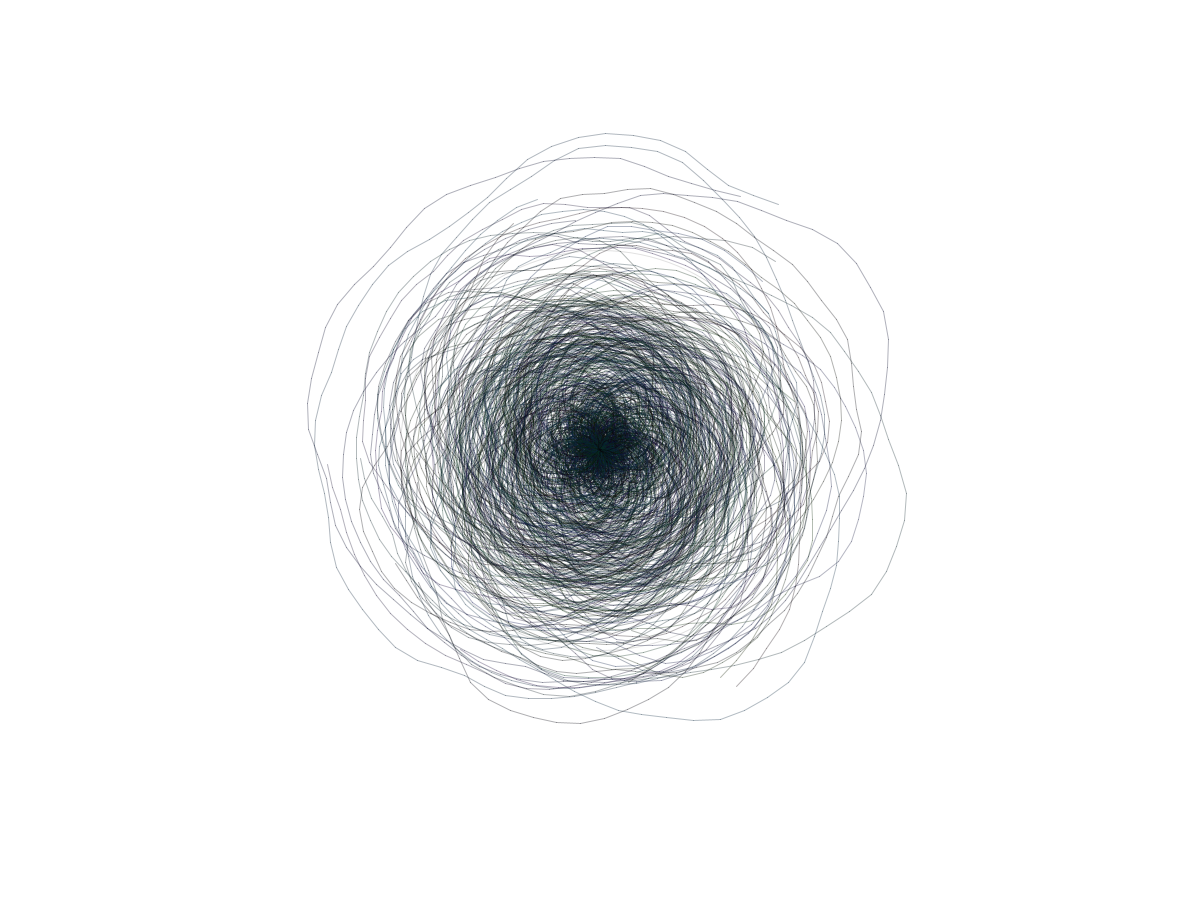
Frame 1 (no input)
Frame 60 (the mouse pressed at the canvas centre just before this capture): identical to frame 1, image omitted
Frame 120 (the mouse held since frame 60 and released just before this capture): identical to frame 1, image omitted

The Processing sketch that drew this single still picture (run headless with seeded random() and noise(); from frame 60 on, the mouse is pressed at the canvas centre):

// Processing sketch: circle
// ── circle.pde
void setup(){
  size(1200, 900);
  background(255);
  strokeWeight(1);
  smooth();
  
  stroke(0, 30);
  noFill();
  justCircle();
  
  noiseSpiral();
  
}

void draw(){
  
}

void justCircle(){
  float radius = 200;
  int centX = width/2;
  int centY = height/2;
  ellipse(centX, centY, radius*2, radius*2);
}

void dotCircle(){
  float radius = 200;
  float x, y;
  int centX = width/2;
  int centY = height/2;
  
  for(float angle = 0; angle <= 360; angle += 3){
     float rad = radians(angle);
     x = centX + (radius * cos(rad));
     y = centY + (radius * sin(rad));
     point(x, y);
  }
}

void spiral(){
  float radius = 50;
  float x, y;
  int centX = width/2;
  int centY = height/2;
  float lastX = -999;
  float lastY = -999;
  
  for(float angle = 0; angle <= 1440; angle += 3){
    radius += 0.5;
    float rad = radians(angle);
    x = centX + (radius * cos(rad));
    y = centY + (radius * sin(rad));
    if(lastX > -999){
      line(x, y, lastX, lastY);
    }
    lastX = x;
    lastY = y;
  }
}

void noiseSpiral(){
  float x, y;
  int centX = width/2;
  int centY = height/2;
  
  for(int i = 0; i < 100; i++){
    float lastX = -999;
    float lastY = -999;
    float radiusNoise = random(10);
    float radius = 10;
    stroke(random(20), random(50), random(70), 80);
    int startAngle = int(random(360));
    int endAngle = 1440 + int(random(1440));
    int angleStep = 5 + int(random(3));
    
    for(float angle = startAngle; angle <= endAngle; angle += angleStep){
      radiusNoise += 0.05;
      radius += 0.5;
      float thisRadius = radius + (noise(radiusNoise) * 200) - 100;
      float rad = radians(angle);
      x = centX + (thisRadius * cos(rad));
      y = centY + (thisRadius * sin(rad));
      if(lastX > -999){
        line(x, y, lastX, lastY);
      }
      lastX = x;
      lastY = y;
    }
  }
}
